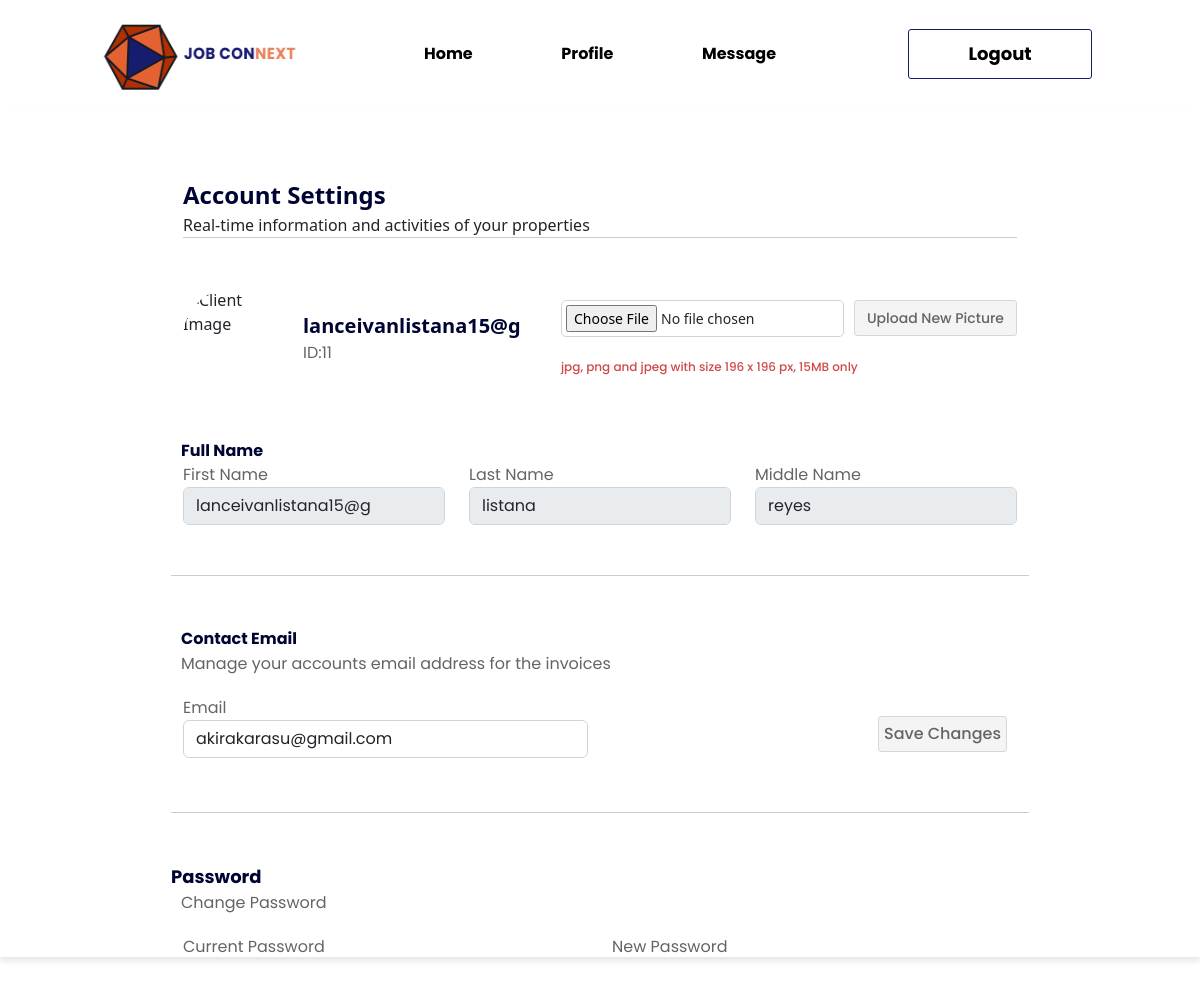
Page /ClientPortal/profile-settings.php (signed in) on the committed database.
### tables this page shows
CREATE TABLE `tbl_client_information` (
  `id` int(10) NOT NULL,
  `client_id` int(10) NOT NULL,
  `firstname` varchar(20) NOT NULL,
  `middlename` varchar(20) NOT NULL,
  `lastname` varchar(20) NOT NULL,
  `profile` blob DEFAULT NULL,
  `phone_no` varchar(20) NOT NULL,
  `bio` varchar(50) NOT NULL,
  `country` varchar(20) NOT NULL,
  `city` varchar(20) NOT NULL,
  `region` varchar(20) NOT NULL,
  `province` varchar(20) NOT NULL,
  `barangay` varchar(20) NOT NULL,
  `postal_code` varchar(20) NOT NULL
);

CREATE TABLE `tbl_client` (
  `client_id` int(10) NOT NULL,
  `username` varchar(20) NOT NULL,
  `email` varchar(255) NOT NULL,
  `hash_password` varchar(255) NOT NULL,
  `status` varchar(10) DEFAULT '1',
  `otp_verification` int(10) DEFAULT NULL
);

### ClientPortal/profile-settings.php (the view, shortened to what this page needs)
<?php
include '../db_con/db_connection.php';
$client_id = $_SESSION['client_id'];
$sql_info = "SELECT firstname, middlename, lastname FROM tbl_client_information WHERE client_id = ?";
$stmt_info = $conn->prepare($sql_info);
$stmt_info->bind_param("i", $client_id);
$stmt_info->execute();
$result_info = $stmt_info->get_result();
$client_info = $result_info->fetch_assoc();
$sql_email = "SELECT email FROM tbl_client WHERE client_id = ?";
$stmt_email = $conn->prepare($sql_email);
$stmt_email->bind_param("i", $client_id);
$stmt_email->execute();
$result_email = $stmt_email->get_result();
$client_email = $result_email->fetch_assoc();
?>
<!DOCTYPE html>
<html lang="en">
<head>
    <link href="https://cdn.jsdelivr.net/npm/bootstrap@5.3.3/dist/css/bootstrap.min.css" rel="stylesheet"
>
    <link rel="stylesheet" href="../Assets/css/Client Css/profile-settings.css">
    <link rel="stylesheet" href="../Assets/css/style.css">
</head>
<body>
    <?php include "../ClientPortal/components/navbar.php" ?>
    <div class="container-fluid main-content">
        <div class="container-fluid full-content">
            <div class="container-fluid header-1">
                <div class="header1-content">
                    <span id="acc_sett">
                        Account Settings
                    </span>
                    <p>Real-time information and activities of your properties</p>
                </div>
            </div>
            <div class="container-fluid header-2">
                <div class="header-left">
                    <img src="scriptsfordb/client_image.php?client_id=<?php echo $client_id; ?>" alt="Client Image">
                    <div class="header-left-title">
                        <span id="uname"><?php echo isset($client_info['firstname']) ? htmlspecialchars($client_info['firstname']) : 'N/A'; ?></span>
                        <span id="id-num">ID:<?php echo htmlspecialchars($client_id); ?></span>
                    </div>
                </div>
                <div class="header-right">
                    <form action="../ClientPortal/scriptsfordb/ClientUploadImage.php" method="POST" enctype="multipart/form-data">
                        <div class="button-upload">
                            <div class="inline-upload">
                                <input type="file" name="image" accept="image/jpeg, image/png, image/jpg" required>
                                <button type="submit" name="upload">Upload New Picture</button>
                            </div>
                            <div class="statement-down">
                                <span>jpg, png and jpeg with size 196 x 196 px, 15MB only</span>
                            </div>
                        </div>
                    </form>
                </div>
            </div>
            <form method="POST" action="">
                <div class="section-1">
                    <span>Full Name</span>
                </div>
                <div class="container-fluid name-reg">
                    <div class="row">
                        <div class="col">First Name
                            <input class="form-control" type="text" name="firstname" placeholder="" aria-label="default input example"
                                value="<?php echo isset($client_info['firstname']) ? htmlspecialchars($client_info['firstname']) : ''; ?>" disabled>
                        </div>
                        <div class="col">Last Name
                            <input class="form-control" type="text" name="lastname" placeholder="" aria-label="default input example"
                                value="<?php echo isset($client_info['lastname']) ? htmlspecialchars($client_info['lastname']) : ''; ?>" disabled>
                        </div>
                        <div class="col">Middle Name
                            <input class="form-control" type="text" name="middlename" placeholder="" aria-label="default input example"
                                value="<?php echo isset($client_info['middlename']) ? htmlspecialchars($client_info['middlename']) : ''; ?>" disabled>
                        </div>
                    </div>
                </div>
                <div class="section-2">
                    <span>Contact Email</span>
                </div>
                <div class="c-email">
                    <span>
                        Manage your accounts email address for the invoices
                    </span>
                    <div class="container-fluid email-reg">
                        <div class="row">
                            <div class="col">Email
                                <input class="form-control" type="email" name="email" placeholder="" aria-label="default input example"
                                    value="<?php echo isset($client_email['email']) ? htmlspecialchars($client_email['email']) : ''; ?>">
                            </div>
                            <div class="col">
                                <div class="button-email">
                                    <button type="submit" name="save_profile" class="btn btn-primary">Save Changes</button>
                                </div>
                            </div>
                        </div>
                    </div>
                </div>
            </form>
            <form method="POST" action="">
                <div class="section-3">
                    <span>Password</span>
                </div>
                <div class="c-email">
                    <span>
                        Change Password
                    </span>
                    <div class="container-fluid pass-reg">
                        <div class="row">
                            <div class="col">
                                <label for="currentPassword" class="form-label">Current Password</label>
                            </div>
                            <div class="col">
                                <label for="newPassword" class="form-label">New Password</label>
                            </div>
                        </div>
                    </div>
                </div>
                <br><br><br><br><br>
            </form>
        </div>
</body>
</html>

### Assets/css/Client Css/profile-settings.css (style rules this page uses)
:root { --darkblue : #161D6F; --darkorange : #E46232; }
body { overflow: hidden; }
.main-content { box-shadow: 0px 4px 6px rgba(0, 0, 0, 0.1); max-width: 1200px; max-height: 100%; }
.full-content { max-width: 75%; height: 850px; overflow-y: hidden; overflow-y: scroll; }
.header1-content { border-bottom: 1px solid; padding-top: 50px; margin-top: 20px; border-color: #CCCCCC; }
#acc_sett { font-size: 24px; font-family: system-ui, -apple-system, BlinkMacSystemFont, 'Segoe UI', Roboto, Oxygen, Ubuntu, Cantarell, 'Open Sans', 'Helvetica Neue', sans-serif; font-weight: bold; color: #000432; }
.header-2 { margin-top: 50px; display: flex; flex-direction: row; justify-content: space-between; }
.header-left { display: flex; flex-direction: row; }
.header-left img { border-radius: 50%; width: 100px; height: 100px; }
.header-left-title { display: flex; flex-direction: column; justify-content: center; padding-left: 20px; }
#uname { font-weight: bold; font-family: system-ui, -apple-system, BlinkMacSystemFont, 'Segoe UI', Roboto, Oxygen, Ubuntu, Cantarell, 'Open Sans', 'Helvetica Neue', sans-serif; font-size: 20px; color: #000432; }
#id-num { font-family: Poppins; font-size: 16px; color: #646464; }
.header-right { display: flex; flex-direction: row; align-items: center; }
.button-upload button { color: #646464; border: #d7d7d7 1px solid ; background-color: #F4F4F4; border-radius: 3px; height: 36px; font-family: poppins; font-weight: 500; }
.statement-down span { color: #D14848; font-weight: 500; font-size: 12px; font-family: poppins; }
.section-1 { margin-top: 50px; margin-left:10px ; }
.section-1 span { color: #000432; font-weight: bold; font-family: poppins; }
.name-reg .col { color: #646464; font-size: 16px; font-family: poppins; }
.name-reg { border-bottom: 1px solid ; color: #CCCCCC; padding-bottom: 50px; }
.section-2 { margin-top: 50px; margin-left:10px ; }
.section-2 span { color: #000432; font-weight: bold; font-family: poppins; }
.c-email span { color: #646464; font-family: poppins; font-size: 16px; margin-left: 10px; }
.email-reg .col { color: #646464; font-size: 16px; font-family: poppins; }
.email-reg { border-bottom: 1px solid ; color: #CCCCCC; padding-bottom: 50px; margin-top: 20px; }
.button-email { display: flex; justify-content: end; align-items: center; margin-top: 10px; padding: 10px; }
.button-email button { color: #646464; border: #d7d7d7 1px solid ; background-color: #F4F4F4; border-radius: 3px; height: 36px; font-family: poppins; font-weight: 500; }
.section-3 { margin-top: 50px; }
.section-3 span { color: #000432; font-weight: bold; font-size: 18px; font-family: poppins; }
.pass-reg .col { color: #646464; font-size: 16px; font-family: poppins; }
.pass-reg { color: #CCCCCC; padding-bottom: 50px; margin-top: 20px; }
.inline-upload { display: flex; align-items: center; gap: 10px; margin-bottom: 1rem; }
.inline-upload input[type="file"] { padding: 4px; font-size: 14px; }
.inline-upload button { padding: 6px 12px; font-size: 14px; cursor: pointer; }

### Assets/css/style.css (style rules this page uses)
input, .btn { border: 1px solid gray; border-radius: 5px; padding: 5px; }
* { margin: 0px; padding: 0px; }
input { border-color: #ced4da !important; }
textarea, input, select:focus { outline: none !important; box-shadow: none !important; border-color: #ced4da !important; }
p, input, button { margin: 0px; }

### rows in the picture
tbl_client_information: firstname "lanceivanlistana15@g", lastname "listana", middlename "reyes"
tbl_client: email "akirakarasu@gmail.com"

### other values in the picture
$client_id "11"
